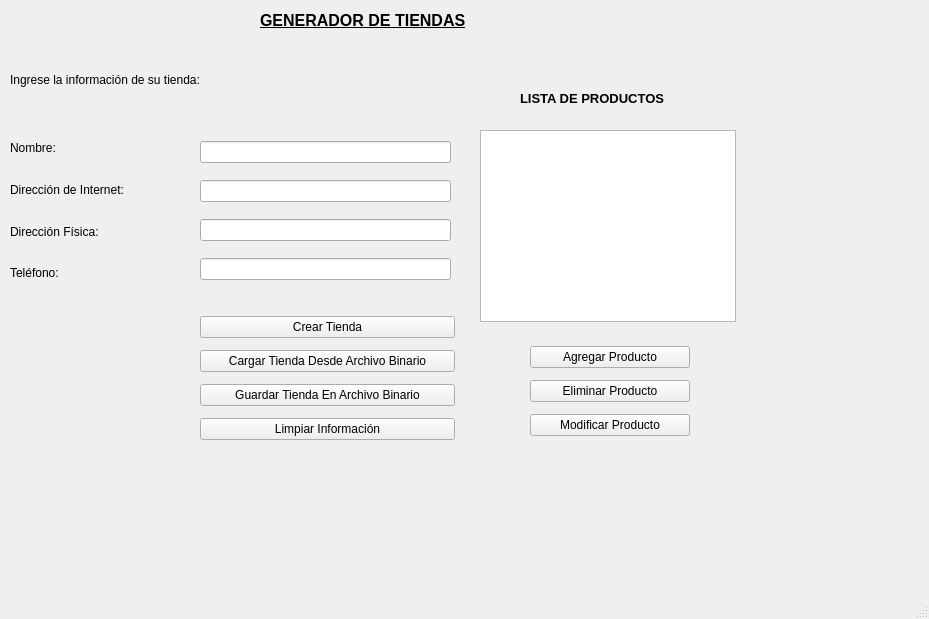
<?xml version="1.0" encoding="UTF-8"?>
<ui version="4.0">
 <class>MainWindow</class>
 <widget class="QMainWindow" name="MainWindow">
  <property name="geometry">
   <rect>
    <x>0</x>
    <y>0</y>
    <width>929</width>
    <height>619</height>
   </rect>
  </property>
  <property name="windowTitle">
   <string>MainWindow</string>
  </property>
  <widget class="QWidget" name="centralwidget">
   <widget class="QLabel" name="label_5">
    <property name="geometry">
     <rect>
      <x>260</x>
      <y>10</y>
      <width>251</width>
      <height>21</height>
     </rect>
    </property>
    <property name="font">
     <font>
      <pointsize>12</pointsize>
      <bold>true</bold>
      <underline>true</underline>
     </font>
    </property>
    <property name="text">
     <string>GENERADOR DE TIENDAS</string>
    </property>
   </widget>
   <widget class="QLabel" name="label_6">
    <property name="geometry">
     <rect>
      <x>520</x>
      <y>90</y>
      <width>201</width>
      <height>16</height>
     </rect>
    </property>
    <property name="font">
     <font>
      <pointsize>10</pointsize>
      <bold>true</bold>
     </font>
    </property>
    <property name="text">
     <string>LISTA DE PRODUCTOS</string>
    </property>
   </widget>
   <widget class="QListWidget" name="listaDeProductos">
    <property name="geometry">
     <rect>
      <x>480</x>
      <y>130</y>
      <width>256</width>
      <height>192</height>
     </rect>
    </property>
   </widget>
   <widget class="QWidget" name="verticalLayoutWidget">
    <property name="geometry">
     <rect>
      <x>10</x>
      <y>130</y>
      <width>160</width>
      <height>161</height>
     </rect>
    </property>
    <layout class="QVBoxLayout" name="verticalLayout">
     <item>
      <widget class="QLabel" name="label">
       <property name="text">
        <string>Nombre: </string>
       </property>
      </widget>
     </item>
     <item>
      <widget class="QLabel" name="label_2">
       <property name="text">
        <string>Dirección de Internet: </string>
       </property>
      </widget>
     </item>
     <item>
      <widget class="QLabel" name="label_3">
       <property name="text">
        <string>Dirección Física:</string>
       </property>
      </widget>
     </item>
     <item>
      <widget class="QLabel" name="label_4">
       <property name="text">
        <string>Teléfono: </string>
       </property>
      </widget>
     </item>
    </layout>
   </widget>
   <widget class="QWidget" name="verticalLayoutWidget_2">
    <property name="geometry">
     <rect>
      <x>200</x>
      <y>310</y>
      <width>255</width>
      <height>139</height>
     </rect>
    </property>
    <layout class="QVBoxLayout" name="verticalLayout_2">
     <item>
      <widget class="QPushButton" name="CrearTienda">
       <property name="text">
        <string>Crear Tienda</string>
       </property>
      </widget>
     </item>
     <item>
      <widget class="QPushButton" name="CargarTienda">
       <property name="text">
        <string>Cargar Tienda Desde Archivo Binario</string>
       </property>
      </widget>
     </item>
     <item>
      <widget class="QPushButton" name="GuardarTienda">
       <property name="text">
        <string>Guardar Tienda En Archivo Binario</string>
       </property>
      </widget>
     </item>
     <item>
      <widget class="QPushButton" name="LimpiarInfo">
       <property name="text">
        <string>Limpiar Información</string>
       </property>
      </widget>
     </item>
    </layout>
   </widget>
   <widget class="QWidget" name="verticalLayoutWidget_3">
    <property name="geometry">
     <rect>
      <x>200</x>
      <y>130</y>
      <width>251</width>
      <height>161</height>
     </rect>
    </property>
    <layout class="QVBoxLayout" name="verticalLayout_3">
     <item>
      <widget class="QLineEdit" name="txtNombreTienda"/>
     </item>
     <item>
      <widget class="QLineEdit" name="txtDireccionWeb"/>
     </item>
     <item>
      <widget class="QLineEdit" name="txtDireccionFisica"/>
     </item>
     <item>
      <widget class="QLineEdit" name="txtTelefono"/>
     </item>
    </layout>
   </widget>
   <widget class="QLabel" name="label_7">
    <property name="geometry">
     <rect>
      <x>10</x>
      <y>70</y>
      <width>241</width>
      <height>20</height>
     </rect>
    </property>
    <property name="text">
     <string>Ingrese la información de su tienda:</string>
    </property>
   </widget>
   <widget class="QWidget" name="verticalLayoutWidget_4">
    <property name="geometry">
     <rect>
      <x>530</x>
      <y>340</y>
      <width>160</width>
      <height>103</height>
     </rect>
    </property>
    <layout class="QVBoxLayout" name="verticalLayout_4">
     <item>
      <widget class="QPushButton" name="pushButton_3">
       <property name="text">
        <string>Agregar Producto</string>
       </property>
      </widget>
     </item>
     <item>
      <widget class="QPushButton" name="EliminarProducto">
       <property name="text">
        <string>Eliminar Producto</string>
       </property>
      </widget>
     </item>
     <item>
      <widget class="QPushButton" name="ModificarProducto">
       <property name="text">
        <string>Modificar Producto</string>
       </property>
      </widget>
     </item>
    </layout>
   </widget>
  </widget>
  <widget class="QMenuBar" name="menubar">
   <property name="geometry">
    <rect>
     <x>0</x>
     <y>0</y>
     <width>929</width>
     <height>25</height>
    </rect>
   </property>
  </widget>
  <widget class="QStatusBar" name="statusbar"/>
 </widget>
 <resources/>
 <connections/>
</ui>
